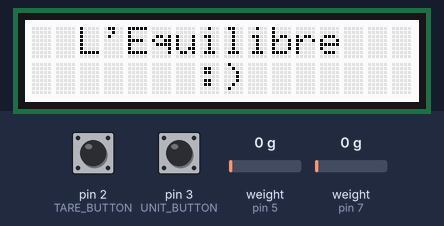
Bench run of a sketch on a simulated Arduino Uno, built with avr-gcc and run on an emulated ATmega328P. Shown: 16×2 character LCD. The test bench sets the inputs (shaded band); at power-on: pin 2 (TARE_BUTTON) HIGH, pin 3 (UNIT_BUTTON) HIGH, weight on the scale (sensors on pin 5, pin 7) 0 g.

Above: at 1.6 s.
At 9.4 s:
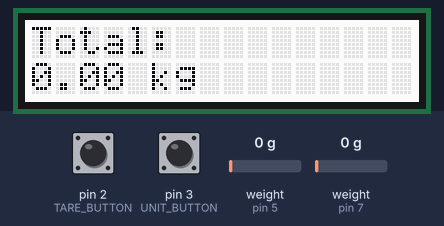
9.5 s: pin 2 (TARE_BUTTON) pulled LOW for 0.25 s
12.7 s: pin 3 (UNIT_BUTTON) pulled LOW for 0.25 s
15.9 s: pin 3 (UNIT_BUTTON) pulled LOW for 1 s
At 16.4 s:
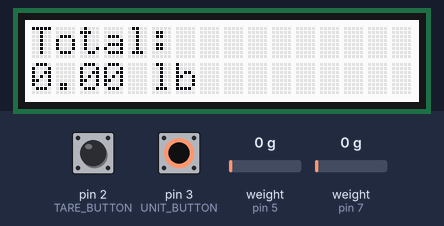
18.4 s: pin 3 (UNIT_BUTTON) pulled LOW for 0.25 s
At 19.0 s:
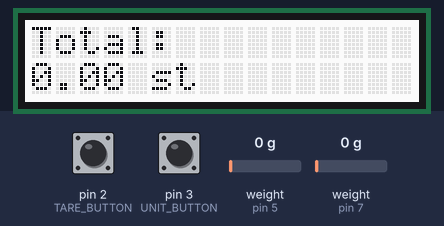
20.1 s: weight on the scale (sensor on pin 5) set to 100 g
At 21.8 s:
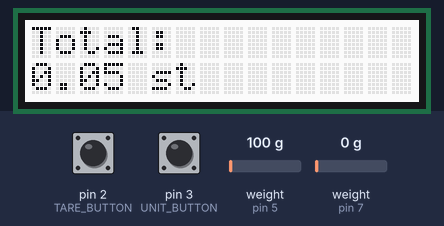
22.1 s: weight on the scale (sensor on pin 7) set to 100 g
At 23.4 s:
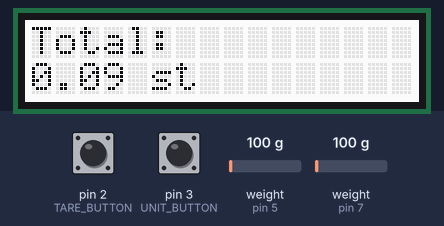
Timing chart, 0 to 25.1 s (numbered marks = the images above; inputs shaded):
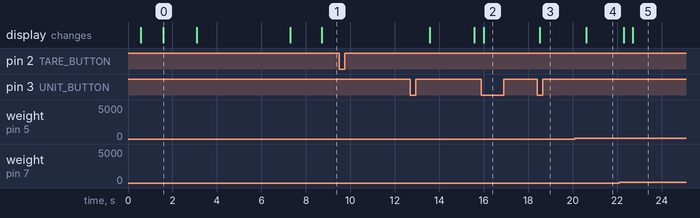

Measured:
- after the input at 9.5 s, every drawn part: stays the same
- after the input at 15.9 s, the display: changes after 0.09 s (image 2)
- after the input at 18.4 s, the display: changes after 0.11 s (image 3)
- after the input at 20.1 s, the display: changes after 0.51 s (image 4)
- after the input at 22.1 s, the display: first changes after 0.19 s (image 5 shows a later state)
- what the display in image 0 shows lasts 1.5 s, from 1.6 s to 3.1 s

The sketch:

Equilibre_Code_v1.8.ino
```cpp
#include <HX711.h>
#include <Arduino.h>
#include <rgb_lcd.h>

/*
    Project Name: L'Equilibre
    Author: John Pritchard
    Date: 22/03/2025
    Version: 1.8

    Description:
      This code allows the user to weigh themselves and other items. This is done by taking the data from the load cells
      and converting it into the user's desired unit measurement (kilograms, grams, pounds, stone).
      The user has two buttons - one that can Tare the scale (reset reading to 0) and one that can
      change the measuremnt units.

      1.8 (22/03/2025): Added Channel Change - allowing all 4 load cells to be read by alternating between Channel A to Channel B. Changed LCD Screen, so different library used.
      1.7 (21/03/2025): Added debounce on button interrupts to prevent false triggering. Fixed the issue where units button would sometimes trigger both Unit and Tare ISR.
      1.6 (29/02/2025):	Added overload warning when the measured value exceeds 190lbs.
      1.5 (29/02/2025):	Improved formatting of scale. Fixed bug where the "Tare Applied" message wouldn't show if used in an ISR. Used a flag variable instead.
      1.4 (28/02/2025): Got interrupts working. Problem caused by lack of libraries. Need to work on formatting of LCD.
      1.3 (20/02/2025): Implemented grams measurement to allow users to use the scales in more scenarios - such as weighing food (as per the brief).
      1.2 (15/02/2025): Implemented start screen.
      1.1 (14/02/2025): Added and refined main functionality of scale and buttons. The buttons could be further enhanced using interrupts.

    Hardware:
      - ATmega328 Arduino Uno Board
      - 2 Push Buttons (Pin 2 and 3)
      - 2 HX711 - scale_1 (Pin 6 and Pin 7) and scale_2 (Pin 4 and Pin 5)
      - 4 Load Cells (2 for each HX711)

*/

rgb_lcd lcd;

//Define HX711 connections
const int LOADCELL_DOUT_PIN_1 = 5;
const int LOADCELL_SCK_PIN_1 = 4;
const int LOADCELL_DOUT_PIN_2 = 7;
const int LOADCELL_SCK_PIN_2 = 6;

//Button Pins
const int TARE_BUTTON = 2;  //TARE Button
const int UNIT_BUTTON = 3;  //Unit Change Button

// Create HX711 instances
HX711 scale_1;
HX711 scale_2;

//Variables to store initial weight
float initialWeight1 = 0;
float initialWeight2 = 0;

volatile int unitMode = 0;  //0 = kg, 1 = grams, 2 = lb, 3 = stone

volatile bool tareFlag = false;  //Flag to trigger tare function

const int calibrationFactor1 = 744;
const int calibrationFactor2 = 744;

// Conversion Constants
const float KG_TO_GRAMS = 1000;
const float KG_TO_LB = 2.20462;
const float KG_TO_STONE = 0.157473;

String unitStr = "";       //Stores the current unit
int decPlaces = 2;         //Decimal places for display (can be changed based on situation)

volatile unsigned long lastInterruptTime = 0;
const unsigned long debounceDelay = 200;

//Gain values for channels.
int channel_A = 64;
int channel_B = 32;


void setup() {
  //Initialise LCD screen
  Serial.begin(57600);
  lcd.begin(16, 2);

  //Initialise buttons and attach interrupts
  pinMode(TARE_BUTTON, INPUT_PULLUP);
  pinMode(UNIT_BUTTON, INPUT_PULLUP);
  attachInterrupt(digitalPinToInterrupt(TARE_BUTTON), ISR_TareSet, FALLING);
  attachInterrupt(digitalPinToInterrupt(UNIT_BUTTON), ISR_Unit, FALLING);

  start_screen();
  initialize_HX711_Modules();

  channel_change(channel_A);                  //Calibrate and tare scales in Channel A
  scale_1.set_scale(calibrationFactor1);
  scale_2.set_scale(calibrationFactor2);
  scale_1.tare();
  scale_2.tare();

  channel_change(channel_B);                  //Calibrate and tare scales in Channel B
  scale_1.set_scale(calibrationFactor1);
  scale_2.set_scale(calibrationFactor2);
  scale_1.tare();
  scale_2.tare();

  initialWeight1 = 0;
  initialWeight2 = 0;

  lcd.clear();
  delay(1000);
}


void loop() {
  if (tareFlag) {
    tareFunc();
    tareFlag = false;  //Reset flag
  }
  channel_change(channel_A);                //Get Channel A readings
  float channelA1 = measure_scale1();
  float channelA2 = measure_scale2();

  channel_change(channel_B);                //Get Channel B readings
  float channelB1 = measure_scale1() * 2;   //Output scaled since Channel B has less gain.
  float channelB2 = measure_scale2() * 2;

  float totalWeight = channelA1 + channelA2 + channelB1 + channelB2;

  float displayWeight = totalWeight;                //Convert to selected unit based on unitMode value
  if (unitMode == 0) {
      unitStr = "kg";
  } else if (unitMode == 1) {
      displayWeight = totalWeight * KG_TO_GRAMS;
      unitStr = "g";
  } else if (unitMode == 2) {
      displayWeight = totalWeight * KG_TO_LB;
      unitStr = "lb";
  } else if (unitMode == 3) {
      displayWeight = totalWeight * KG_TO_STONE;
      unitStr = "st";
  }

  if ((totalWeight * KG_TO_LB) > 190){
    overloadWarning();		  		                //When weight (in pounds) exceeds 190, warning is displayed.
  } else {
    // Display weight on LCD.
    lcd.clear();
    lcd.setCursor(0, 0);
    lcd.print("Total: ");
    lcd.setCursor(0, 1);
    lcd.print(displayWeight, decPlaces);		    //Prints display weight to 2dp.
    lcd.print(" " + unitStr + " ");
  }
}


// Functions ----------------------------------

void start_screen() {
  delay(500);
  lcd.setCursor(2, 0);
  lcd.print("L'Equilibre");
  delay(1000);
  lcd.setCursor(7, 1);
  lcd.print(":)");
  delay(1500);
}

void initialize_HX711_Modules(){
  //Initialize HX711 A and B
  scale_1.begin(LOADCELL_DOUT_PIN_1, LOADCELL_SCK_PIN_1);
  scale_2.begin(LOADCELL_DOUT_PIN_2, LOADCELL_SCK_PIN_2);

  //Makes sure BOTH HX711 are connected.
  while (!(scale_1.is_ready() || scale_2.is_ready())) {
	  lcd.clear();
	  delay(500);
    lcd.print("~Connect HX711!~");
    delay(500);
  }
  //If both are connected, suitable message is given.
  lcd.clear();
  lcd.print("HX711 Ready!");
  delay(200);
}

void channel_change(int gain){   //Channel A = 64, Channel B = 32
  scale_1.set_gain(gain);
  scale_2.set_gain(gain);
}

float measure_scale1(){
  float returnValue = initialWeight1 + (scale_1.get_units(1) / 1000.0);
  if (returnValue < 0) returnValue = 0;
  return returnValue;
}

float measure_scale2(){
  float returnValue = initialWeight1 + (scale_2.get_units(1) / 1000.0);
  if (returnValue < 0) returnValue = 0;                                     //Prevent negative values
  return returnValue;
}

void overloadWarning() {
  lcd.clear();
  lcd.setCursor(0, 0);
  lcd.print("Overload Warning");
  lcd.setCursor(1, 1);
  lcd.print("Max: 190 lbs");
  delay(1000);
}

void tareFunc() {
  //Tare both scales, reset initialWeight
  channel_change(channel_A);
  scale_1.tare();
  scale_2.tare();

  channel_change(channel_B);
  scale_1.tare();
  scale_2.tare();

  initialWeight1 = 0;
  initialWeight2 = 0;

  //Display this to the user
  lcd.clear();
  lcd.setCursor(2, 0);
  lcd.print("Tare Applied");
  delay(2000);
  lcd.clear();
}

// Interrupt Service Routines (ISRs) ----------

void ISR_TareSet() {
  unsigned long currentTime = millis();
  if (currentTime - lastInterruptTime >= debounceDelay) {     //Debounce button to prevent two triggers

    tareFlag = true;                  //Set tare flag
    lastInterruptTime = currentTime;  //Update the last interrupt time
  }
}

void ISR_Unit() {
  unsigned long currentTime = millis();
  if (currentTime - lastInterruptTime >= debounceDelay) {   //Debounce button to prevent two triggers

    unitMode = (unitMode + 1) % 4;    //Cycle through 0-3 (inclusive) - each number represents a unit
    lastInterruptTime = currentTime;  //Update the last interrupt time
  }
}


/*
  ___     .__/\___________            .__.__  ._____.                    ___
 / _ \_/\ |  )/\_   _____/ ________ __|__|  | |__\_ |_________   ____   / _ \_/\
 \/ \___/ |  |  |    __)_ / ____/  |  \  |  | |  || __ \_  __ \_/ __ \  \/ \___/
          |  |__|        < <_|  |  |  /  |  |_|  || \_\ \  | \/\  ___/
          |____/_______  /\__   |____/|__|____/__||___  /__|    \___  >
                       \/    |__|                     \/            \/           		*/
```
